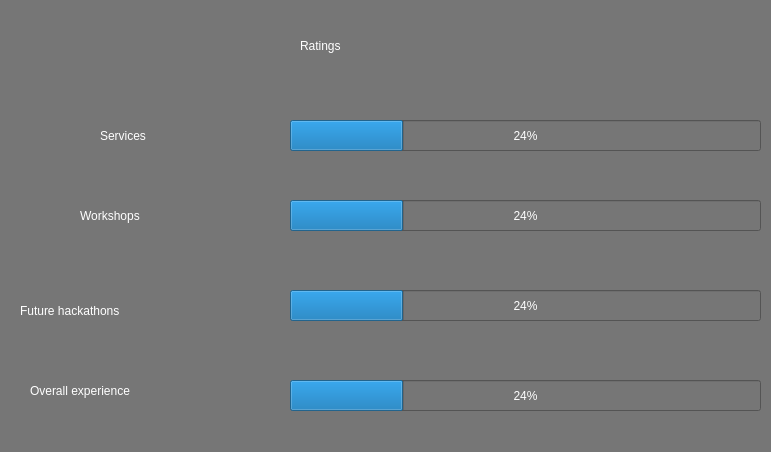
<?xml version="1.0" encoding="UTF-8"?>
<ui version="4.0">
 <class>Dialog</class>
 <widget class="QDialog" name="Dialog">
  <property name="geometry">
   <rect>
    <x>0</x>
    <y>0</y>
    <width>771</width>
    <height>452</height>
   </rect>
  </property>
  <property name="windowTitle">
   <string>Ratings</string>
  </property>
  <property name="styleSheet">
   <string notr="true">color: rgb(255, 255, 255);
font: 16pt &quot;Berlin Sans FB&quot;;
background-color: rgb(118, 118, 118);</string>
  </property>
  <widget class="QProgressBar" name="p_1">
   <property name="geometry">
    <rect>
     <x>290</x>
     <y>120</y>
     <width>471</width>
     <height>31</height>
    </rect>
   </property>
   <property name="value">
    <number>24</number>
   </property>
  </widget>
  <widget class="QProgressBar" name="p_2">
   <property name="geometry">
    <rect>
     <x>290</x>
     <y>200</y>
     <width>471</width>
     <height>31</height>
    </rect>
   </property>
   <property name="value">
    <number>24</number>
   </property>
  </widget>
  <widget class="QProgressBar" name="p_3">
   <property name="geometry">
    <rect>
     <x>290</x>
     <y>290</y>
     <width>471</width>
     <height>31</height>
    </rect>
   </property>
   <property name="value">
    <number>24</number>
   </property>
  </widget>
  <widget class="QProgressBar" name="p_4">
   <property name="geometry">
    <rect>
     <x>290</x>
     <y>380</y>
     <width>471</width>
     <height>31</height>
    </rect>
   </property>
   <property name="value">
    <number>24</number>
   </property>
  </widget>
  <widget class="QLabel" name="label">
   <property name="geometry">
    <rect>
     <x>100</x>
     <y>120</y>
     <width>181</width>
     <height>31</height>
    </rect>
   </property>
   <property name="text">
    <string>Services</string>
   </property>
  </widget>
  <widget class="QLabel" name="label_2">
   <property name="geometry">
    <rect>
     <x>80</x>
     <y>200</y>
     <width>191</width>
     <height>31</height>
    </rect>
   </property>
   <property name="text">
    <string>Workshops</string>
   </property>
  </widget>
  <widget class="QLabel" name="label_3">
   <property name="geometry">
    <rect>
     <x>20</x>
     <y>290</y>
     <width>261</width>
     <height>41</height>
    </rect>
   </property>
   <property name="text">
    <string>Future hackathons</string>
   </property>
  </widget>
  <widget class="QLabel" name="label_4">
   <property name="geometry">
    <rect>
     <x>30</x>
     <y>370</y>
     <width>251</width>
     <height>41</height>
    </rect>
   </property>
   <property name="text">
    <string>Overall experience</string>
   </property>
  </widget>
  <widget class="QLabel" name="label_5">
   <property name="geometry">
    <rect>
     <x>300</x>
     <y>20</y>
     <width>431</width>
     <height>51</height>
    </rect>
   </property>
   <property name="text">
    <string>Ratings </string>
   </property>
  </widget>
 </widget>
 <resources/>
 <connections/>
</ui>
